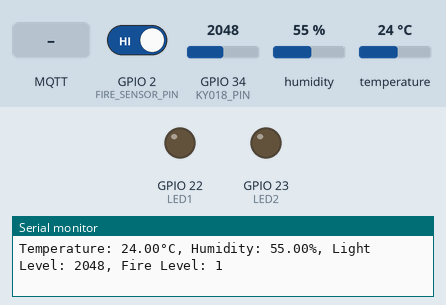
The sketch below on a simulated ESP32. Parts: output pins drawn as LEDs (lit = HIGH), the last lines printed to the serial monitor. The inputs (shaded band) are chosen by the test bench; at power-on: GPIO 2 (FIRE_SENSOR_PIN) HIGH, GPIO 34 (KY018_PIN) = 2048, humidity 55 %, temperature 24 °C. WiFi joins after 1.5 s; servers stay silent unless stated; random numbers use the default seed unless the sketch sets one; no MQTT or app messages arrive unless stated.

Above: at 3.0 s.
3.1 s: MQTT message "1" arrives on the first subscribed topic
At 5.1 s:
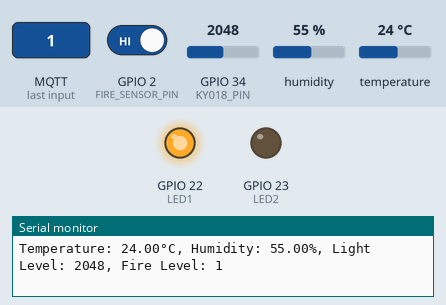
5.4 s: MQTT message "2" arrives on the first subscribed topic
At 6.6 s:
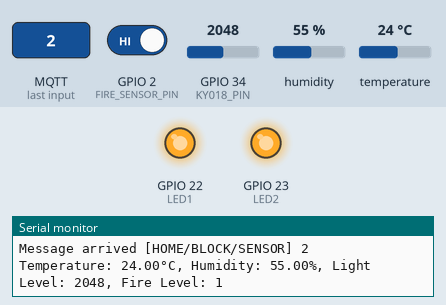
7.4 s: MQTT message "0" arrives on the first subscribed topic
At 9.1 s:
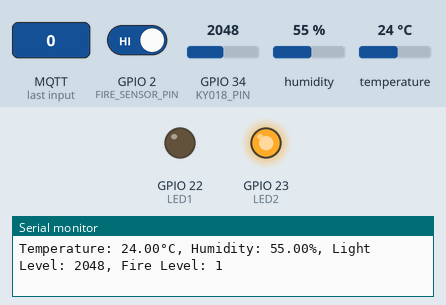
9.4 s: MQTT message "3" arrives on the first subscribed topic
At 10.6 s:
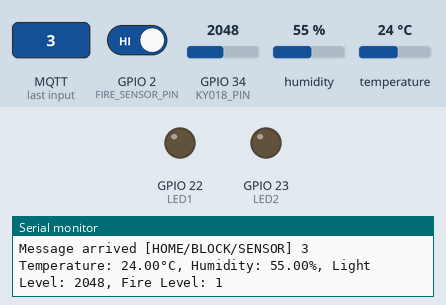
11.5 s: MQTT message "5" arrives on the first subscribed topic
At 13.1 s:
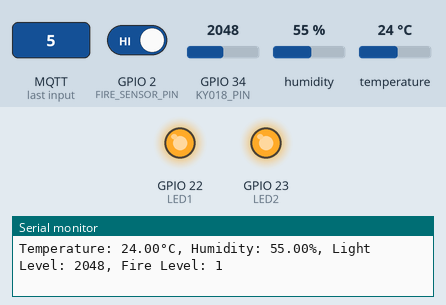
Timing chart, 0 to 14.5 s (numbered marks = the images above; inputs shaded):
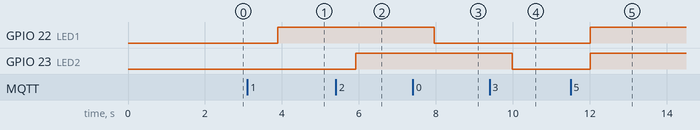

Measured:
- after the input at 3.1 s, GPIO 22 (LED1): LOW → HIGH after 0.79 s
- after the input at 5.4 s, GPIO 23 (LED2): LOW → HIGH after 0.52 s
- after the input at 7.4 s, GPIO 22 (LED1): HIGH → LOW after 0.55 s
- after the input at 9.4 s, GPIO 23 (LED2): HIGH → LOW after 0.58 s
- after the input at 11.5 s, GPIO 22 (LED1), GPIO 23 (LED2): LOW → HIGH after 0.51 s

The sketch:

esp_MQTT_led_control.ino
```cpp
#define BLYNK_TEMPLATE_ID "TMPL3ZZLZHvep"
#define BLYNK_TEMPLATE_NAME "Esp"
#define BLYNK_AUTH_TOKEN "0FKYK5lXc8BCkiFkb6BpAMW2cQnTZaMF"

// Include required libraries
#include <WiFi.h>
#include <BlynkSimpleEsp32.h>
#include <DHT.h>
#include <PubSubClient.h>

// Replace these with your Wi-Fi credentials
const char* ssid = "PratikOne";
const char* password = "pratik1234";

// Define MQTT broker details
const char* mqtt_server = "test.mosquitto.org";

// Blynk authentication token
char auth[] = BLYNK_AUTH_TOKEN;

// Define pin connections
#define KY018_PIN 34      // Analog pin for KY-018
#define FIRE_SENSOR_PIN 2 // Analog pin for fire sensor
#define DHT_PIN 21         // Digital pin for DHT11
#define DHT_TYPE DHT11     // Specify DHT type
#define LED1 22           // Pin for first relay
#define LED2 23            // Pin for second relay

DHT dht(DHT_PIN, DHT_TYPE);

WiFiClient espClient;
PubSubClient client(espClient);

// Variables to store sensor data
float temperature = 0.0;
float humidity = 0.0;
int lightLevel = 0;
int fireLevel = 0;

void setup_wifi() { // Setting up Wi-Fi connection
  delay(10);
  Serial.println();
  Serial.print("Connecting to ");
  Serial.println(ssid);

  WiFi.mode(WIFI_STA); // Wi-Fi station mode
  WiFi.begin(ssid, password);

  while (WiFi.status() != WL_CONNECTED) {
    delay(500);
    Serial.print(".");
  }

  Serial.println();
  Serial.println("WiFi connected");
  Serial.println("IP address: ");
  Serial.println(WiFi.localIP());
}

void callback(char* topic, byte* payload, unsigned int length) {
  Serial.print("Message arrived [");
  Serial.print(topic);
  Serial.print("] ");
  for (int i = 0; i < length; i++) {
    Serial.print((char)payload[i]);
  }
  Serial.println();

  // Control relays based on payload
  if ((char)payload[0] == '1') {
    digitalWrite(LED1, HIGH);
  } else if ((char)payload[0] == '0') {
    digitalWrite(LED1, LOW);
  } else if ((char)payload[0] == '2') {
    digitalWrite(LED2, HIGH);
  } else if ((char)payload[0] == '3') {
    digitalWrite(LED2, LOW);
  } else if ((char)payload[0] == '4') {
    digitalWrite(LED1, LOW);
    digitalWrite(LED2, LOW);
  } else if ((char)payload[0] == '5') {
    digitalWrite(LED1, HIGH);
    digitalWrite(LED2, HIGH);
  }
}

void reconnect() {
  while (!client.connected()) {
    Serial.print("Attempting MQTT connection...");
    String clientId = "ESP32Client-";
    clientId += String(random(0xffff), HEX);
    if (client.connect(clientId.c_str())) {
      Serial.println("connected");
      client.subscribe("HOME/BLOCK/SENSOR");
    } else {
      Serial.print("failed, rc=");
      Serial.print(client.state());
      Serial.println(" try again in 5 seconds");
      delay(5000);
    }
  }
}

void setup() {
  // Initialize Serial Monitor
  Serial.begin(115200);

  // Initialize DHT sensor
  dht.begin();

  // Set relay pins as output
  pinMode(LED1, OUTPUT);
  pinMode(LED2, OUTPUT);

  // Initialize Wi-Fi and MQTT
  setup_wifi();
  client.setServer(mqtt_server, 1883);
  client.setCallback(callback);

  // Start Blynk connection
  Blynk.begin(auth, ssid, password);
}

void loop() {
  // Reconnect MQTT if disconnected
  if (!client.connected()) {
    reconnect();
  }
  client.loop();

  // Read sensor data
  temperature = dht.readTemperature();
  humidity = dht.readHumidity();
  lightLevel = analogRead(KY018_PIN);
  fireLevel = digitalRead(FIRE_SENSOR_PIN);

  // Log data to Serial Monitor
  Serial.print("Temperature: ");
  Serial.print(temperature);
  Serial.print("°C, Humidity: ");
  Serial.print(humidity);
  Serial.print("%, Light Level: ");
  Serial.print(lightLevel);
  Serial.print(", Fire Level: ");
  Serial.println(fireLevel);

  // Send data to Blynk
  Blynk.virtualWrite(V0, temperature);
  Blynk.virtualWrite(V1, humidity);
  Blynk.virtualWrite(V3, lightLevel);
  Blynk.virtualWrite(V2, fireLevel);

  // Allow Blynk processing
  Blynk.run();

  delay(1000); // Delay for stability
}
```
